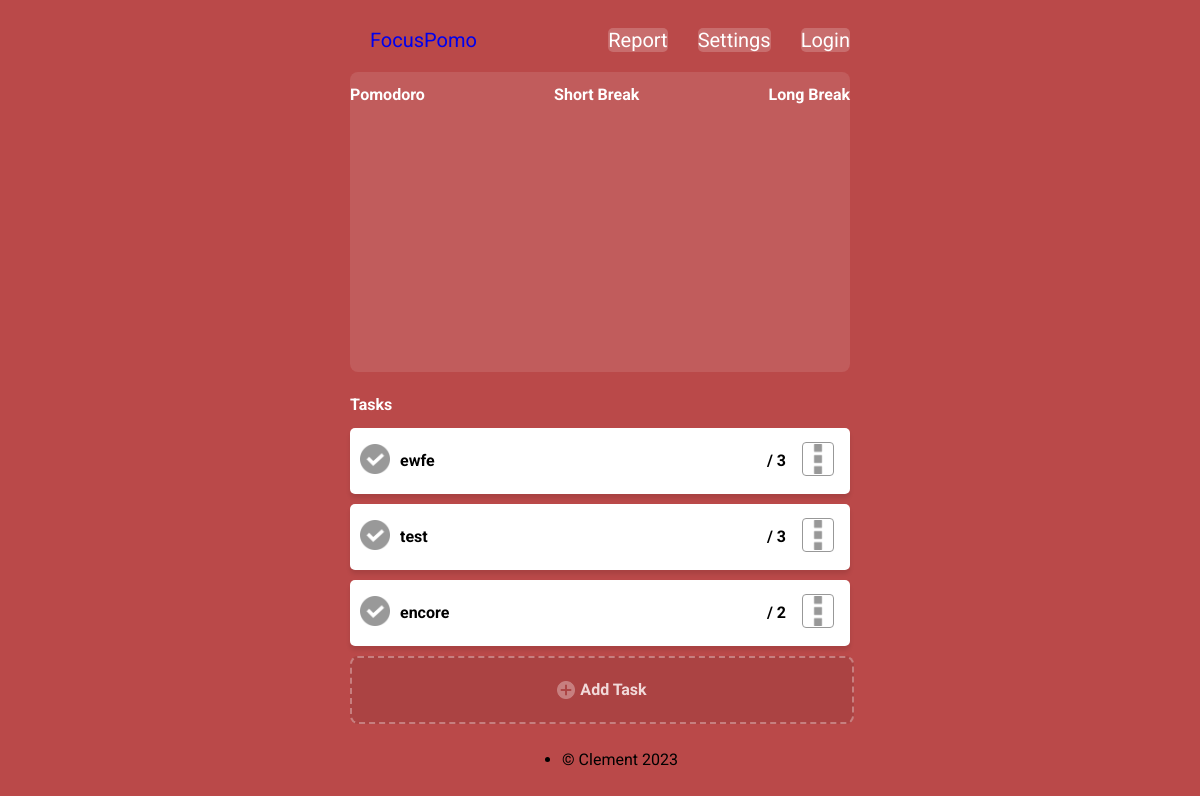
The app's page /, older data.
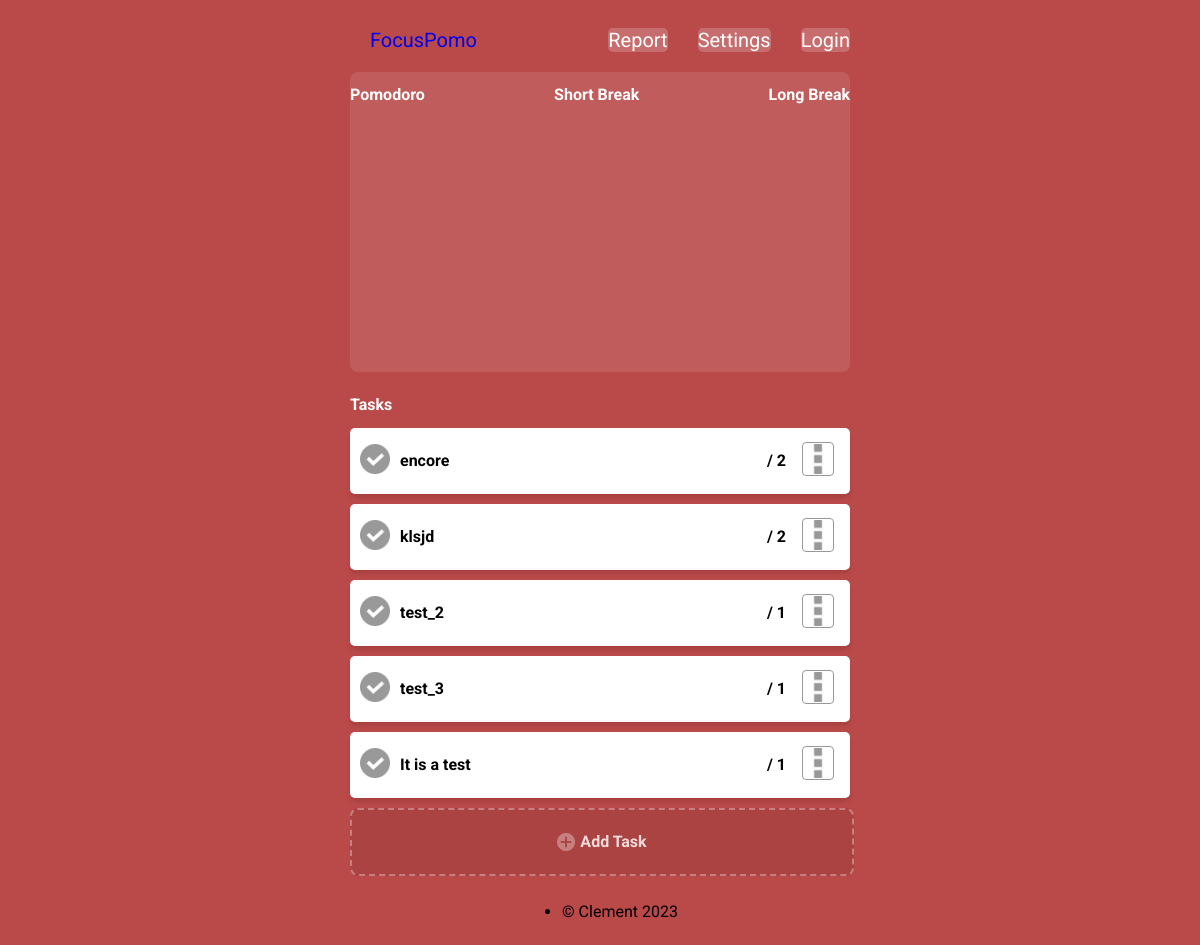
The same page, newer data.
### tasks/models.py (models this page shows)
class Task(models.Model):
    user_email = models.ForeignKey(CustomUser, blank=True, null=True, on_delete=models.CASCADE)
    title = models.CharField(max_length=150)
    note = models.TextField(blank=True, null=True)
    rounds = models.IntegerField()
    time = models.DateTimeField(default=timezone.now)

### focus_pomo/views.py (the view, shortened to what this page needs)
# urls.py: path('', views.Index.as_view(), name='index'),
class Index(FormView, TemplateView):
    template_name = 'index.html'
    success_url = reverse_lazy('index')
    def get(self, request, *args, **kwargs):
        form = TaskForm()
        return self.render_to_response(self.get_context_data(form=form))
    def get_context_data(self, **kwargs: Any) -> Dict[str, Any]:
        context = super().get_context_data(**kwargs)
        context['tasks'] = Task.objects.all()
        return context

### templates/index.html (shortened to what this page needs)
{% extends "base.html" %}
{% load bootstrap5 %}
{% load static %}
{% block body_block %}
    <ul class="header">
        <div class="brand">
            <a href="#" style="text-decoration:none">
                <li>FocusPomo</li>
            </a>
        </div>
        <div class="settings">
            <a href="#" class="tab" style="text-decoration:none">
                <li>Report</li>
            </a>
            <a href="#" class="tab" style="text-decoration:none">
                <li>Settings</li>
            </a>
            {% if user.is_authenticated %}
                <a href="{% url 'accounts:logout' %}" class="tab" style="text-decoration:none">
                    <li>Logout</li>
                </a>
            {% else %}
                <a href="{% url 'accounts:login' %}" class="tab" style="text-decoration:none">
                    <li>Login</li>
                </a>
            {% endif %}
        </div>
    </ul>
    <div class="screen">
        <div class="selection">
            <h2>Pomodoro</h2>
            <h2>Short Break</h2>
            <h2>Long Break</h2>
        </div>
    </div>
    <div class="task">
        <h2>Tasks</h2>
        {% for task in tasks %}
        <div class="card" id="card{{ task.id }}">
            <div class="title">
                <p><img src="static\images\check.png" alt="option icon" class="check"></p>
                <p class="text">{{task.title}}</p>
            </div>
            <div class="settings">
                <p class="text">/ {{task.rounds}}</p>
                <button class='none' onclick="openModal('{{ task.id }}')">
                    <img src="static\images\button-of-three-vertical-squares.png" alt="option icon" class="dots">
                </button>
            </div>
        </div>
         {% endfor %}
         <div class="add_task" onclick="openForm()">
            <img src="static\images\plus (1).png" alt="add icon" class="plus">
            <p>Add Task</p>
        </div>
    </div>
{% endblock body_block %}

Row changes from the older to the newer data that the page shows:
removed Task: title "ewfe", rounds "3"
removed Task: title "test", rounds "3"
added Task: title "klsjd", rounds "2"
added Task: title "test_2", rounds "1"
added Task: title "test_3", rounds "1"
added Task: title "It is a test", rounds "1"
